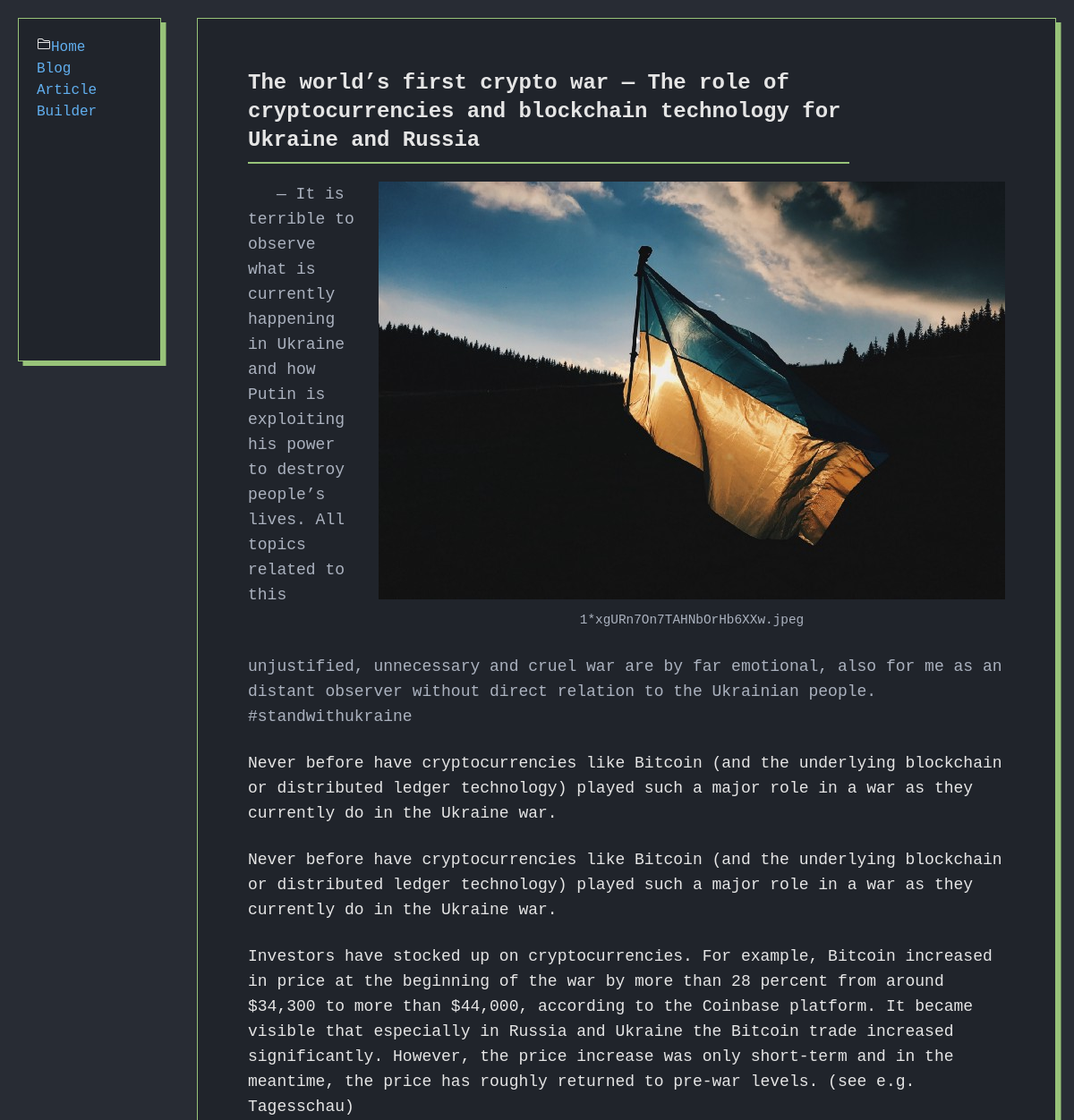
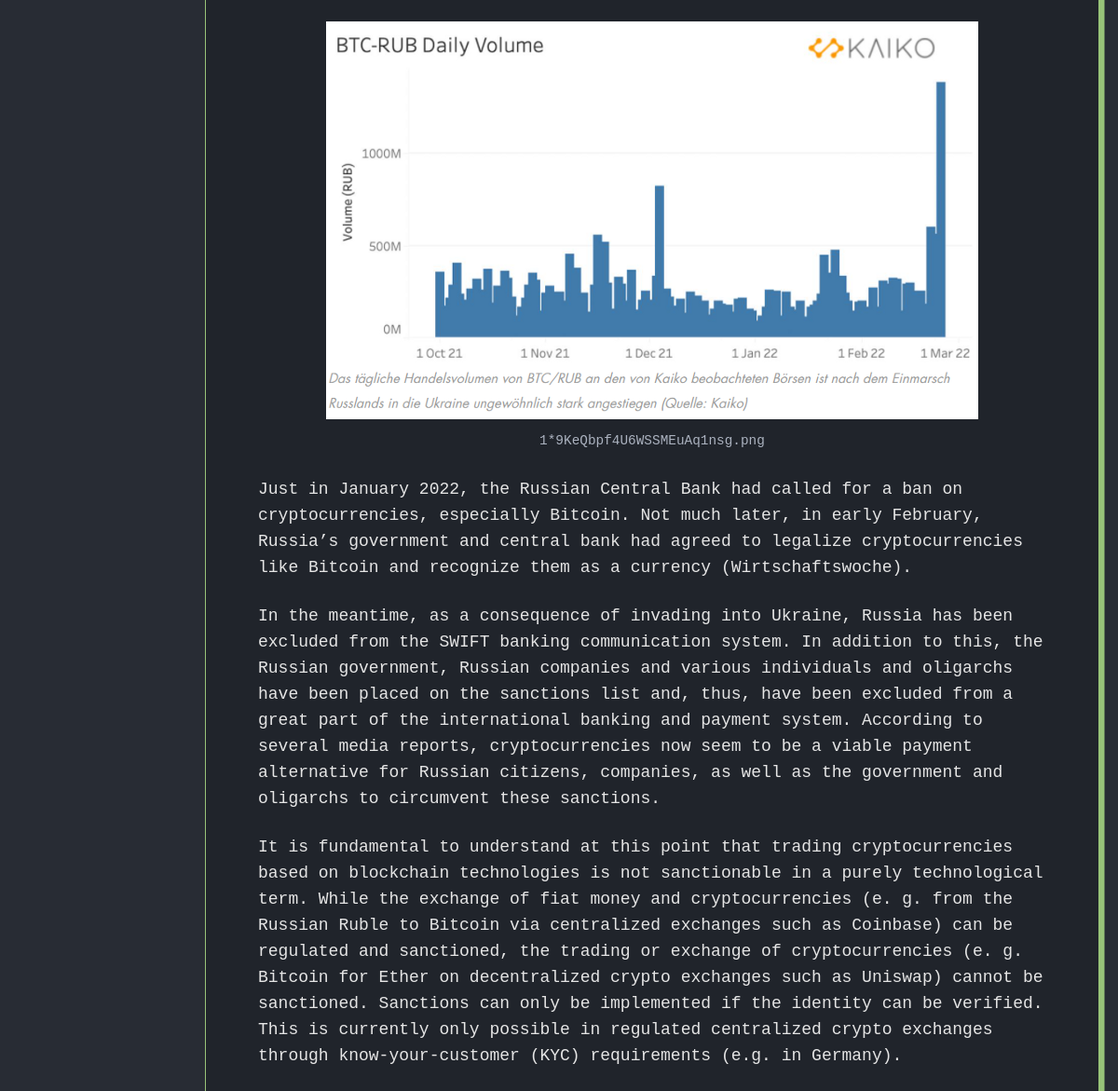
/blog/detail/3/, run on the app's committed database (2 pictures, top to bottom).
### drgmik/models.py (models this page shows, shortened)
class Article(models.Model):
    title = models.CharField(max_length=500)
    abstract = models.CharField(max_length=500)
    cover_img = ForeignKey("Image", on_delete=models.CASCADE, related_name="cover_img_fk")

class Line(models.Model):
    index = models.PositiveIntegerField()
    heading = models.CharField(max_length=500, blank=True)
    article = models.ForeignKey(Article, on_delete=models.CASCADE, null=True)
    class Meta:
        abstract = True

class Image(Line):
    title = models.CharField(max_length=500)
    height = models.PositiveSmallIntegerField()
    width = models.PositiveSmallIntegerField()
    img = models.ImageField(
        upload_to="uploads", height_field="height", width_field="width")

class Paragraph(Line):
    text = models.TextField()

### blog/views.py (the view)
# urls.py: path("detail/<int:id>/", views.detail, name="blog.detail"),
def detail(request, id):
    line_controller = LineController()
    aritcle_controller = ArticleController(ArticleRepo(), ImageRepo())
    lines = line_controller.lines(id)
    article = aritcle_controller.get(id)
    if lines.is_error():
        return render(request, "drgmik/404.html",
                      context={"err": lines.err})
    context = {"lines_res": lines.suc} | {"art_res": article.suc}
    return render(request, "blog/detail.html",
                  context=context)

### blog/templatetags/blog_extras.py (called while the page is built)
@register.simple_tag
def render_line(line):
    if isinstance(line, Paragraph):
        return prg_template.render({"line": line})
    elif isinstance(line, Image):
        return img_template.render({"line": line})

### drgmik/controllers/ArticleController.py (called while the page is built)
    def get(self, id: int) -> Result:
        try:
            article = self.article_repo.get(id)
            return succed(article)
        except Error as err:
            return fail(err)

### drgmik/controllers/LineController.py (called while the page is built)
    def lines(self, art_id: int) -> Result:
        try:
            article = Article.objects.get(pk=art_id)
            paragraphs = list(article.paragraph_set.all())
            images = list(article.image_set.all())
            lines = paragraphs + images
            lines.sort(key=lambda line: line.index)
            return succed(lines)
        except Error as err:
            return fail(err)

### drgmik/controllers/Result.py (called while the page is built)
def succed(suc) -> Result:
    return Result(suc, None)

    def is_error(self) -> bool:
        return self.err is not None

### drgmik/repositories/ArticleRepo.py (called while the page is built)
    def get(self, id: int):
        return Article.objects.get(pk=id)

### blog/templates/blog/detail.html
{% extends "drgmik/_base.html" %}
{% load blog_extras %}
{% block content %}
<div class="h-full grid grid-cols-6">
	{% include "drgmik/_navbar.html" %}
	<div class="text-lg overflow-y-scroll col-span-5 bg-dark-900/75 transition
							hover:bg-dark-900 border border-green shadow-md shadow-green p-14 m-5">
		<h1 class="max-w-2xl text-2xl border-b-2 border-green mb-5 pb-2"><strong>{{ art_res.title }}</strong></h1>
		<div class="float-right 2xl:ml-6 mb-6">
			<div class="text-center text-light-900 max-w-3xl mx-auto">
				<a href="/media/{{ art_res.cover_img.img }}">
					<img class="object-cover" src="/media/{{ art_res.cover_img.img }}">
					<p class="mt-2"><small>{{ art_res.cover_img.title }}</small></p>
				</a>
			</div>
		</div>
		<p class="text-light-900 indent-8">— {{ art_res.abstract }}</p>
		{% for line in lines_res %}
		{% render_line line %}
		{% endfor %}
	</div>
</div>
{% endblock %}

### blog/templates/blog/paragraph.html
{% if line.heading %}
	<div class="mt-6">
		<h2 class="text-3xl"><strong>{{ line.heading }}</strong></h2>
		<p class="my-6">{{ line.text }}</p>
	</div>
{% else %}
	<p class="my-6">{{ line.text }}</p>
{% endif %}

### blog/templates/blog/image.html
{% if line.heading %}
<div class="mt-6">
	<h2 class="font-sans text-3xl">{{ line.heading }}</h2>
	<div class="text-center text-light-900 flex flex-col items-center my-6 mx-auto">
		<a href="/media/{{ line.img }}">
			<img class="object-cover" src="/media/{{ line.img }}">
		</a>
		<p class="mt-2"><small>{{ line.title }}</small></p>
	</div>
</div>
{% else %}
<div class="text-center text-light-900 flex flex-col items-center my-6 mx-auto">
	<a href="/media/{{ line.img }}">
		<img class="object-cover" src="/media/{{ line.img }}">
	</a>
	<p class="mt-2"><small>{{ line.title }}</small></p>
</div>
{% endif %}

### data on the page
Article: title "The world’s first crypto war — The role of cryptocurrencies and blockchain technology for Ukraine and Russia", cover_img.img (picture), cover_img "1*xgURn7On7TAHNbOrHb6XXw.jpeg", abstract "It is terrible to observe what is currently happening in Ukraine and how Putin is exploiting his power to destroy people’s lives. All topics related to this unjustified, unnecessary and cruel war are by far emotional, also for me as an distant observer without direct relation to the Ukrainian people. #standwithukraine"
Paragraph: text "Never before have cryptocurrencies like Bitcoin (and the underlying blockchain or distributed ledger technology) played such a major role in a war as they currently do in the Ukraine war."
Paragraph: text "Never before have cryptocurrencies like Bitcoin (and the underlying blockchain or distributed ledger technology) played such a major role in a war as they currently do in the Ukraine war."
Paragraph: text "Investors have stocked up on cryptocurrencies. For example, Bitcoin increased in price at the beginning of the war by more than 28 percent from around $34,300 to more than $44,000, according to the Coinbase platform. It became visible that especially in Russia and Ukraine the Bitcoin trade increased significantly. However, the price increase was only short-term and in the meantime, the price has roughly returned to pre-war levels. (see e.g. Tagesschau)"
Image: img (picture), title "1*9KeQbpf4U6WSSMEuAq1nsg.png"
Paragraph: text "Just in January 2022, the Russian Central Bank had called for a ban on cryptocurrencies, especially Bitcoin. Not much later, in early February, Russia’s government and central bank had agreed to legalize cryptocurrencies like Bitcoin and recognize them as a currency (Wirtschaftswoche)."
Paragraph: text "In the meantime, as a consequence of invading into Ukraine, Russia has been excluded from the SWIFT banking communication system. In addition to this, the Russian government, Russian companies and various individuals and oligarchs have been placed on the sanctions list and, thus, have been excluded from a great part of the international banking and payment system. According to several media reports, cryptocurrencies now seem to be a viable payment alternative for Russian citizens, companies, as well as the government and oligarchs to circumvent these sanctions."
Paragraph: text "It is fundamental to understand at this point that trading cryptocurrencies based on blockchain technologies is not sanctionable in a purely technological term. While the exchange of fiat money and cryptocurrencies (e. g. from the Russian Ruble to Bitcoin via centralized exchanges such as Coinbase) can be regulated and sanctioned, the trading or exchange of cryptocurrencies (e. g. Bitcoin for Ether on decentralized crypto exchanges such as Uniswap) cannot be sanctioned. Sanctions can only be implemented if the identity can be verified. This is currently only possible in regulated centralized crypto exchanges through know-your-customer (KYC) requirements (e.g. in Germany)."
